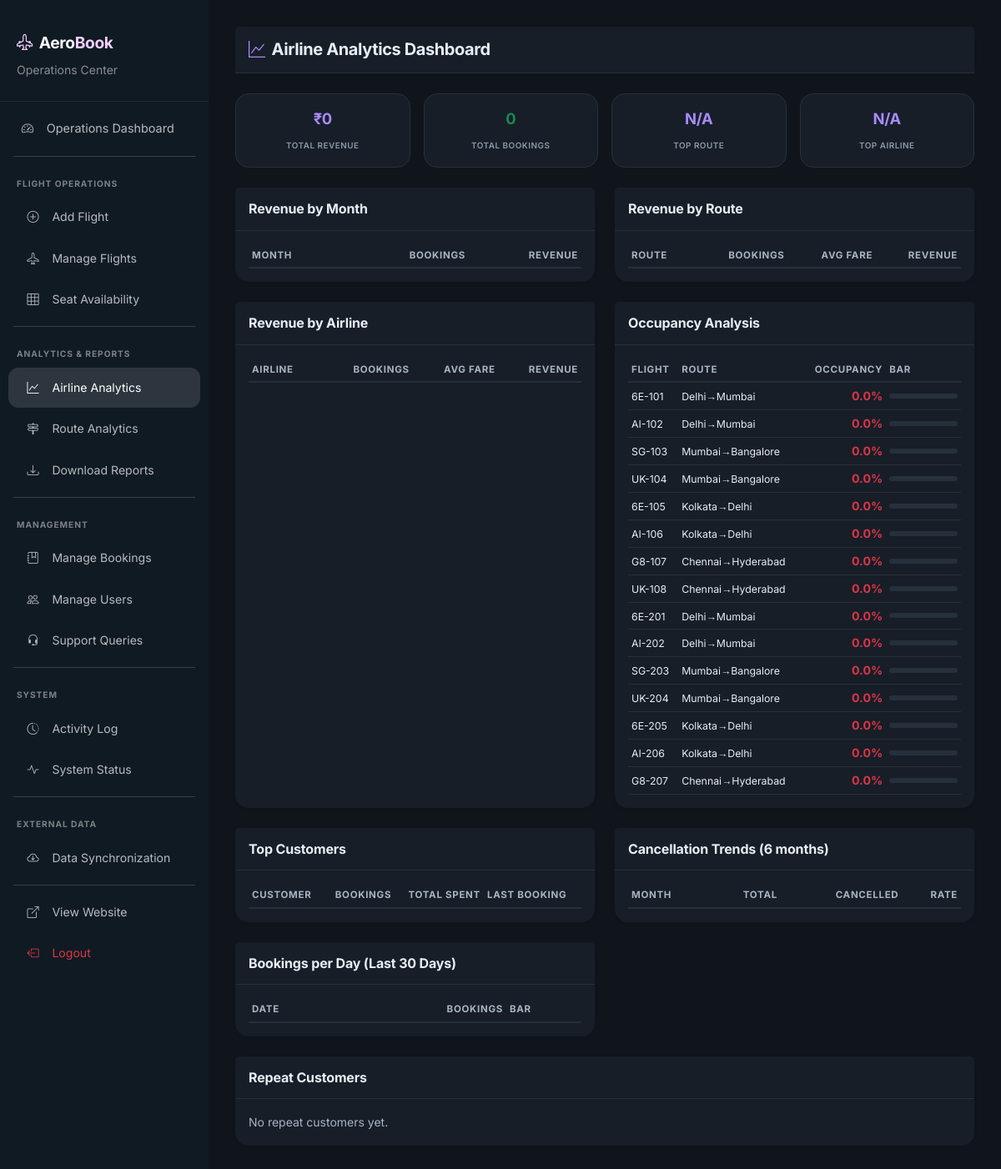
The app's page /admin/analytics.php (signed in) with its own data.
### tables this page shows
CREATE TABLE IF NOT EXISTS flights (
    flight_id INT AUTO_INCREMENT PRIMARY KEY,
    airline_name VARCHAR(100) NOT NULL,
    flight_number VARCHAR(20) NOT NULL UNIQUE,
    source VARCHAR(100) NOT NULL,
    destination VARCHAR(100) NOT NULL,
    departure_time DATETIME NOT NULL,
    arrival_time DATETIME NOT NULL,
    total_seats INT NOT NULL DEFAULT 180,
    seats_available INT NOT NULL DEFAULT 180,
    price DECIMAL(10, 2) NOT NULL,
    status ENUM('Scheduled', 'Delayed', 'Cancelled', 'Completed') DEFAULT 'Scheduled',
    created_at TIMESTAMP DEFAULT CURRENT_TIMESTAMP,
     
     
     
    CONSTRAINT chk_flights_seats CHECK (seats_available <= total_seats)
);

### includes/AdminAnalytics.php (called while the page is built, shortened)
<?php
if (!defined('AEROBOOK_ADMIN_ANALYTICS')) {
function getRevenueByMonth($months = 12) {
    global $conn;
    $months = intval($months);
    $r = mysqli_query($conn, "SELECT DATE_FORMAT(b.booking_date, '%Y-%m') as month, SUM(f.price) as revenue, COUNT(*) as bookings
                              FROM bookings b JOIN flights f ON b.flight_id=f.flight_id
                              WHERE b.booking_status='Confirmed' AND b.booking_date >= DATE_SUB(CURDATE(), INTERVAL {$months} MONTH)
                              GROUP BY month ORDER BY month ASC");
    $data = [];
    return $data;
}
function getRevenueByRoute() {
    global $conn;
    $r = mysqli_query($conn, "SELECT f.source, f.destination, SUM(f.price) as revenue, COUNT(*) as bookings,
                              ROUND(AVG(f.price), 2) as avg_price
                              FROM bookings b JOIN flights f ON b.flight_id=f.flight_id
                              WHERE b.booking_status='Confirmed'
                              GROUP BY f.source, f.destination ORDER BY revenue DESC");
    $data = [];
    return $data;
}
function getRevenueByAirline() {
    global $conn;
    $r = mysqli_query($conn, "SELECT f.airline_name, SUM(f.price) as revenue, COUNT(*) as bookings,
                              ROUND(AVG(f.price), 2) as avg_price
                              FROM bookings b JOIN flights f ON b.flight_id=f.flight_id
                              WHERE b.booking_status='Confirmed'
                              GROUP BY f.airline_name ORDER BY revenue DESC");
    $data = [];
    return $data;
}
function getOccupancyAnalysis() {
    global $conn;
    $r = mysqli_query($conn, "SELECT f.flight_id, f.flight_number, f.airline_name, f.source, f.destination,
                              f.total_seats, f.seats_available,
                              (f.total_seats - f.seats_available) as booked,
                              ROUND((f.total_seats - f.seats_available) / f.total_seats * 100, 1) as occupancy_pct
                              FROM flights f WHERE f.status IN ('Scheduled','Delayed')
                              ORDER BY occupancy_pct ASC");
    $data = [];
    while ($row = mysqli_fetch_assoc($r)) $data[] = $row;
    return $data;
}
}

### includes/functions.php (called while the page is built, shortened)
<?php
function formatPrice($price) {
    return '₹' . number_format((float) $price, 0);
}

### admin/analytics.php (the view, shortened to what this page needs)
<?php
require_once __DIR__ . '/includes/admin-header.php';
$revenueByMonth = getRevenueByMonth(12);
$revenueByRoute = getRevenueByRoute();
$revenueByAirline = getRevenueByAirline();
$occupancy = getOccupancyAnalysis();
$repeatCustomers = getRepeatCustomers();
$totalRev = array_sum(array_column($revenueByMonth, 'revenue'));
$totalBk = array_sum(array_column($revenueByMonth, 'bookings'));
$bestRoute = $revenueByRoute[0] ?? null;
$bestAirline = $revenueByAirline[0] ?? null;
?>
<div class="row mb-4">
    <div class="col-12">
        <div class="card border-0 shadow-sm rounded-4">
            <div class="card-header bg-white p-3 border-bottom">
                <h5 class="mb-0 fw-bold"><i class="bi bi-graph-up me-2 text-primary"></i>Airline Analytics Dashboard</h5>
            </div>
        </div>
    </div>
</div>
<div class="row g-3 mb-4">
    <div class="col-md-3 col-6"><div class="stat-card-sm"><span class="stat-value text-primary"><?php echo formatPrice($totalRev); ?></span><span class="stat-label">Total Revenue</span></div></div>
    <div class="col-md-3 col-6"><div class="stat-card-sm"><span class="stat-value text-success"><?php echo $totalBk; ?></span><span class="stat-label">Total Bookings</span></div></div>
    <div class="col-md-3 col-6"><div class="stat-card-sm"><span class="stat-value text-info"><?php echo $bestRoute ? htmlspecialchars($bestRoute['source'] . '→' . $bestRoute['destination']) : 'N/A'; ?></span><span class="stat-label">Top Route</span></div></div>
    <div class="col-md-3 col-6"><div class="stat-card-sm"><span class="stat-value text-accent"><?php echo $bestAirline ? htmlspecialchars($bestAirline['airline_name']) : 'N/A'; ?></span><span class="stat-label">Top Airline</span></div></div>
</div>
<div class="row g-4">
    <div class="col-lg-6">
        <div class="card border-0 shadow-sm rounded-4 h-100">
            <div class="card-header bg-white p-3 border-bottom"><h6 class="mb-0 fw-bold">Revenue by Month</h6></div>
            <div class="card-body p-3">
                <div class="table-responsive"><table class="table table-sm table-hover mb-0">
                    <thead><tr><th>Month</th><th class="text-end">Bookings</th><th class="text-end">Revenue</th></tr></thead>
                </table></div>
            </div>
        </div>
    </div>
    <div class="col-lg-6">
        <div class="card border-0 shadow-sm rounded-4 h-100">
            <div class="card-header bg-white p-3 border-bottom"><h6 class="mb-0 fw-bold">Revenue by Route</h6></div>
            <div class="card-body p-3">
                <div class="table-responsive"><table class="table table-sm table-hover mb-0">
                    <thead><tr><th>Route</th><th class="text-end">Bookings</th><th class="text-end">Avg Fare</th><th class="text-end">Revenue</th></tr></thead>
                </table></div>
            </div>
        </div>
    </div>
    <div class="col-lg-6">
        <div class="card border-0 shadow-sm rounded-4 h-100">
            <div class="card-header bg-white p-3 border-bottom"><h6 class="mb-0 fw-bold">Revenue by Airline</h6></div>
            <div class="card-body p-3">
                <div class="table-responsive"><table class="table table-sm table-hover mb-0">
                    <thead><tr><th>Airline</th><th class="text-end">Bookings</th><th class="text-end">Avg Fare</th><th class="text-end">Revenue</th></tr></thead>
                </table></div>
            </div>
        </div>
    </div>
    <div class="col-lg-6">
        <div class="card border-0 shadow-sm rounded-4 h-100">
            <div class="card-header bg-white p-3 border-bottom"><h6 class="mb-0 fw-bold">Occupancy Analysis</h6></div>
            <div class="card-body p-3">
                <div class="table-responsive"><table class="table table-sm table-hover mb-0">
                    <thead><tr><th>Flight</th><th>Route</th><th class="text-end">Occupancy</th><th>Bar</th></tr></thead>
                    <tbody><?php foreach (array_slice($occupancy, 0, 15) as $o): $pct = $o['occupancy_pct']; ?><tr>
                        <td><small><?php echo htmlspecialchars($o['flight_number']); ?></small></td>
                        <td><small><?php echo htmlspecialchars($o['source'] . '→' . $o['destination']); ?></small></td>
                        <td class="text-end fw-bold <?php echo $pct >= 80 ? 'text-success' : ($pct >= 50 ? 'text-warning' : 'text-danger'); ?>"><?php echo $pct; ?>%</td>
                        <td style="min-width:80px;"><div class="progress" style="height:6px;">
                        </div></td>
                    </tr><?php endforeach; ?></tbody>
                </table></div>
            </div>
        </div>
    </div>
    <div class="col-lg-6">
        <div class="card border-0 shadow-sm rounded-4 h-100">
            <div class="card-header bg-white p-3 border-bottom"><h6 class="mb-0 fw-bold">Top Customers</h6></div>
            <div class="card-body p-3">
                <div class="table-responsive"><table class="table table-sm table-hover mb-0">
                    <thead><tr><th>Customer</th><th class="text-end">Bookings</th><th class="text-end">Total Spent</th><th>Last Booking</th></tr></thead>
                </table></div>
            </div>
        </div>
    </div>
    <div class="col-lg-6">
        <div class="card border-0 shadow-sm rounded-4 h-100">
            <div class="card-header bg-white p-3 border-bottom"><h6 class="mb-0 fw-bold">Cancellation Trends (6 months)</h6></div>
            <div class="card-body p-3">
                <div class="table-responsive"><table class="table table-sm table-hover mb-0">
                    <thead><tr><th>Month</th><th class="text-end">Total</th><th class="text-end">Cancelled</th><th class="text-end">Rate</th></tr></thead>
                </table></div>
            </div>
        </div>
    </div>
    <div class="col-lg-6">
        <div class="card border-0 shadow-sm rounded-4 h-100">
            <div class="card-header bg-white p-3 border-bottom"><h6 class="mb-0 fw-bold">Bookings per Day (Last 30 Days)</h6></div>
            <div class="card-body p-3">
                <div class="table-responsive" style="max-height:300px;overflow-y:auto;"><table class="table table-sm table-hover mb-0">
                    <thead><tr><th>Date</th><th class="text-end">Bookings</th><th>Bar</th></tr></thead>
                </table></div>
            </div>
        </div>
    </div>
    <div class="col-12">
        <div class="card border-0 shadow-sm rounded-4">
            <div class="card-header bg-white p-3 border-bottom"><h6 class="mb-0 fw-bold">Repeat Customers</h6></div>
            <div class="card-body p-3">
                <?php if (!empty($repeatCustomers)): ?>
                <div class="table-responsive"><table class="table table-sm table-hover mb-0">
                    <thead><tr><th>Customer</th><th>Email</th><th class="text-end">Bookings</th><th class="text-end">Total Spent</th></tr></thead>
                    <tbody><?php foreach ($repeatCustomers as $rc): ?><tr>
                        <td><?php echo htmlspecialchars($rc['name']); ?></td>
                        <td><small class="text-muted"><?php echo htmlspecialchars($rc['email']); ?></small></td>
                        <td class="text-end"><?php echo $rc['booking_count']; ?>x</td>
                        <td class="text-end fw-bold text-accent"><?php echo formatPrice($rc['total_spent']); ?></td>
                    </tr><?php endforeach; ?></tbody>
                </table></div>
                <?php else: ?><p class="text-muted mb-0 small">No repeat customers yet.</p><?php endif; ?>
            </div>
        </div>
    </div>
</div>
<?php require_once __DIR__ . '/includes/admin-footer.php'; ?>

### css/style.css (style rules this page uses)
:root { --primary: #192837; --primary-light: #26384A; --accent: #7342E2; --accent-hover: #8A5CF0; --accent-glow: rgba(115, 66, 226, 0.22); --surface: #F4EFFA; --surface-card: #ffffff; --text-primary: #192837; --text-secondary: #5A6472; --text-light: #8B93A0; --border: #E2DDD3; --success: #10b981; --danger: #ef4444; --warning: #f59e0b; --gradient-hero: linear-gradient(135deg, #EAE4F8 0%, #F4EFFA 100%); --gradient-accent: linear-gradient(135deg, #7342E2, #8A5CF0); --gradient-card: linear-gradient(145deg, #ffffff 0%, #F3EEF9 100%); --shadow-sm: 0 1px 3px rgba(0,0,0,0.06); --shadow-md: 0 6px 16px rgba(0,0,0,0.06); --shadow-lg: 0 12px 32px rgba(16, 24, 40, 0.08); --shadow-glow: 0 0 20px var(--accent-glow); --radius-sm: 8px; --radius-md: 12px; --radius-lg: 20px; --font-primary: 'Inter', sans-serif; --font-heading: 'Helvetica Now Display Bold', 'Inter', sans-serif; --transition: all 0.3s cubic-bezier(0.4, 0, 0.2, 1); }
*, *::before, *::after { box-sizing: border-box; }
html { overflow-x: clip; }
body { font-family: var(--font-primary); color: var(--text-primary); background: var(--surface); line-height: 1.7; overflow-x: hidden; }
h1,h2,h3,h4,h5,h6 { font-family: var(--font-heading); font-weight: 700; }
.text-accent { color: var(--accent) !important; }
.stat-card-sm { background: var(--surface-card); border: 1px solid var(--border); border-radius: var(--radius-sm); padding: 0.5rem; text-align: center; }
.stat-card-sm .stat-value { display: block; font-size: 1.1rem; font-weight: 800; font-family: var(--font-heading); }
.stat-card-sm .stat-label { font-size: 0.65rem; font-weight: 600; color: var(--text-secondary); text-transform: uppercase; letter-spacing: 0.3px; }
.table { font-size: 0.88rem; }
.table th { font-size: 0.75rem; text-transform: uppercase; letter-spacing: 0.4px; font-weight: 700; color: var(--text-secondary); border-bottom-width: 2px; white-space: nowrap; }
.table td { vertical-align: middle; }
[data-theme="dark"] { --primary: #101A23; --primary-light: #1B2836; --accent: #A78BFA; --accent-hover: #B99EFC; --accent-glow: rgba(167, 139, 250, 0.28); --surface: #10151C; --surface-card: #171E28; --text-primary: #E8EDF4; --text-secondary: #A7B4C2; --text-light: #5A6A7A; --border: #26303B; --gradient-hero: linear-gradient(135deg, #121826 0%, #0F141A 100%); --gradient-card: linear-gradient(145deg, #1A2230 0%, #141B24 100%); --shadow-sm: 0 1px 3px rgba(0,0,0,0.4); --shadow-md: 0 6px 16px rgba(0,0,0,0.45); --shadow-lg: 0 12px 32px rgba(0,0,0,0.55); --shadow-glow: 0 0 20px var(--accent-glow); --bs-body-bg: var(--surface); --bs-body-color: var(--text-primary); --bs-border-color: var(--border); --bs-secondary-color: var(--text-secondary); color-scheme: dark; }
[data-theme="dark"] body { background: var(--surface); color: var(--text-primary); }
[data-theme="dark"] .card, [data-theme="dark"] .modal-content, [data-theme="dark"] .dropdown-menu, [data-theme="dark"] .popover, [data-theme="dark"] .toast, [data-theme="dark"] .list-group-item { background-color: var(--surface-card); border-color: var(--border); color: var(--text-primary); }
[data-theme="dark"] .card-header, [data-theme="dark"] .card-footer, [data-theme="dark"] .modal-header, [data-theme="dark"] .modal-footer, [data-theme="dark"] .dropdown-header { background-color: var(--surface-card); border-color: var(--border); }
[data-theme="dark"] .table { --bs-table-bg: transparent; --bs-table-color: var(--text-primary); --bs-table-border-color: var(--border); color: var(--text-primary); }
[data-theme="dark"] .table th { color: var(--text-secondary); }
[data-theme="dark"] .table-hover { --bs-table-hover-bg: rgba(167, 139, 250, 0.2); --bs-table-hover-color: #E8EDF4; }
[data-theme="dark"] .progress { --bs-progress-bg: #26303B; }
[data-theme="dark"] .text-muted { color: var(--text-secondary) !important; }
[data-theme="dark"] .bg-white { background-color: var(--surface-card) !important; }
[data-theme="dark"] .stat-card-sm { background: var(--surface-card); }
body { transition: background-color 0.25s ease, color 0.25s ease; }
.card, .form-control, .form-select, .table, .alert, .dropdown-menu, .modal-content { transition: background-color 0.25s ease, color 0.25s ease, border-color 0.25s ease; }

### records on screen
flights: flight_number "6E-101", source+destination "Delhi→Mumbai", pct "0.0"
flights: flight_number "AI-102", source+destination "Delhi→Mumbai", pct "0.0"
flights: flight_number "SG-103", source+destination "Mumbai→Bangalore", pct "0.0"
flights: flight_number "UK-104", source+destination "Mumbai→Bangalore", pct "0.0"
flights: flight_number "6E-105", source+destination "Kolkata→Delhi", pct "0.0"
flights: flight_number "AI-106", source+destination "Kolkata→Delhi", pct "0.0"
flights: flight_number "G8-107", source+destination "Chennai→Hyderabad", pct "0.0"
flights: flight_number "UK-108", source+destination "Chennai→Hyderabad", pct "0.0"
flights: flight_number "6E-201", source+destination "Delhi→Mumbai", pct "0.0"
flights: flight_number "AI-202", source+destination "Delhi→Mumbai", pct "0.0"
flights: flight_number "SG-203", source+destination "Mumbai→Bangalore", pct "0.0"
flights: flight_number "UK-204", source+destination "Mumbai→Bangalore", pct "0.0"
flights: flight_number "6E-205", source+destination "Kolkata→Delhi", pct "0.0"
flights: flight_number "AI-206", source+destination "Kolkata→Delhi", pct "0.0"
flights: flight_number "G8-207", source+destination "Chennai→Hyderabad", pct "0.0"

### other values on screen
formatPrice($totalRev) "₹0"
$totalBk "0"
